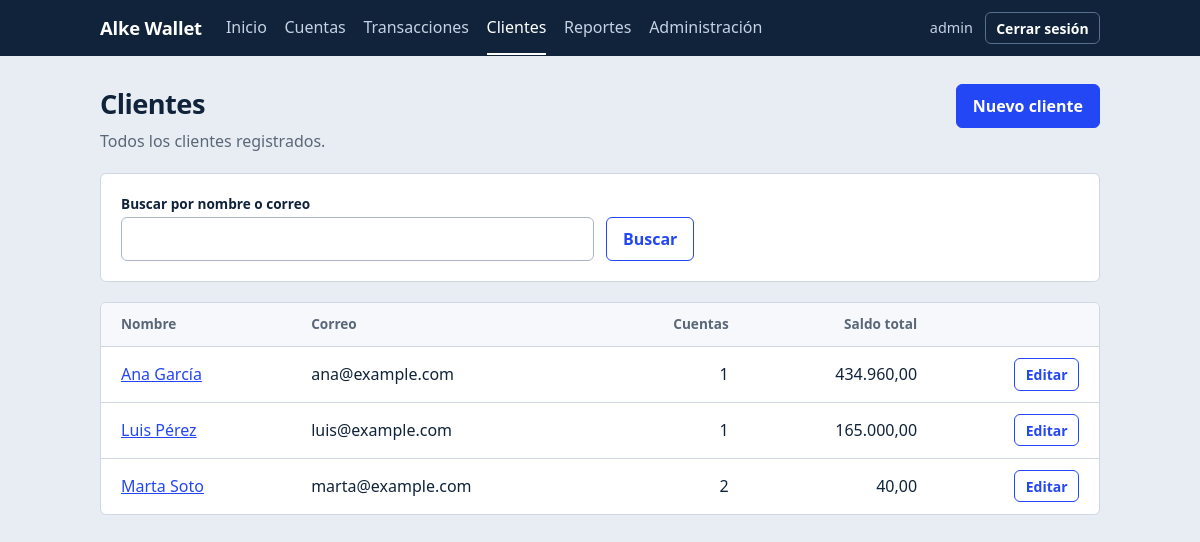
The app's page /clientes/ (signed in) with its own data.
### gestion/models.py (models this page shows, shortened)
class Cliente(models.Model):
    usuario = models.OneToOneField(
        settings.AUTH_USER_MODEL,
        on_delete=models.SET_NULL,
        null=True,
        blank=True,
        related_name="cliente",
    )
    nombre = models.CharField(max_length=100)
    email = models.EmailField(unique=True)
    telefono = models.CharField(
        max_length=20, blank=True, null=True, validators=[validador_telefono]
    )
    favoritos = models.ManyToManyField(
        "self", symmetrical=False, blank=True, related_name="favorito_de"
    )
    fecha_registro = models.DateTimeField(auto_now_add=True)
    class Meta:
        ordering = ["nombre"]
    def get_absolute_url(self):
        return reverse("gestion:cliente_detalle", args=[self.pk])

### gestion/views.py (the view)
# urls.py: path("clientes/", views.ClienteListView.as_view(), name="cliente_lista"),
class ClienteListView(LoginRequiredMixin, ListView):
    template_name = "gestion/cliente_list.html"
    context_object_name = "clientes"
    paginate_by = 10
    def get_queryset(self):
        qs = consultas.clientes_con_resumen(consultas.clientes_visibles(self.request.user))
        q = self.request.GET.get("q", "").strip()
        if q:
            qs = qs.filter(Q(nombre__icontains=q) | Q(email__icontains=q))
        return qs.order_by("nombre")

### gestion/consultas.py (called while the page is built)
def clientes_visibles(user):
    qs = Cliente.objects.all()
    return qs if user.is_staff else qs.filter(usuario=user)

def clientes_con_resumen(qs=None):
    qs = Cliente.objects.all() if qs is None else qs
    return qs.annotate(
        num_cuentas=Count("cuentas", distinct=True),
        saldo_total=Coalesce(Sum("cuentas__saldo"), CERO),
    )

### templates/gestion/cliente_list.html (shortened to what this page needs)
{% extends "base.html" %}
{% block contenido %}
<div class="cabecera">
  <div><h1>Clientes</h1><p class="sub">{% if user.is_staff %}Todos los clientes registrados.{% else %}Tu perfil de cliente.{% endif %}</p></div>
  {% if user.is_staff %}<a class="btn" href="{% url 'gestion:cliente_crear' %}">Nuevo cliente</a>{% endif %}
</div>
{% if user.is_staff %}
<form method="get" class="panel filtros" role="search">
  <div><label for="q">Buscar por nombre o correo</label><input id="q" name="q" type="text" value="{{ request.GET.q }}"></div>
  <div><button class="btn btn--sec" type="submit">Buscar</button></div>
</form>
{% endif %}
<div class="panel panel--tabla">
  {% if clientes %}
  <table>
    <thead><tr><th>Nombre</th><th>Correo</th><th class="der">Cuentas</th><th class="der">Saldo total</th><th></th></tr></thead>
    <tbody>
    {% for c in clientes %}
      <tr>
        <td><a href="{{ c.get_absolute_url }}">{{ c.nombre }}</a></td>
        <td>{{ c.email }}</td>
        <td class="der num">{{ c.num_cuentas }}</td>
        <td class="der num">{{ c.saldo_total|floatformat:"2g" }}</td>
        <td class="der"><a class="btn btn--sec btn--chico" href="{% url 'gestion:cliente_editar' c.pk %}">Editar</a></td>
      </tr>
    {% endfor %}
    </tbody>
  </table>
  {% else %}<p class="vacio">No hay clientes para mostrar.</p>{% endif %}
</div>
{% endblock %}

### templates/base.html (shortened to what this page needs)
{% load static %}<!DOCTYPE html>
<html lang="es">
<head>
  <link rel="stylesheet" href="{% static 'css/alke.css' %}">
</head>
<body>
  <header class="barra">
    <div class="barra__interior">
      <a class="marca" href="{% url 'gestion:inicio' %}">Alke Wallet</a>
      {% if user.is_authenticated %}
      {% with ruta=request.resolver_match.url_name %}
      <nav aria-label="Principal">
        <a href="{% url 'gestion:inicio' %}" {% if ruta == 'inicio' %}aria-current="page"{% endif %}>Inicio</a>
        <a href="{% url 'gestion:cuenta_lista' %}" {% if 'cuenta' in ruta %}aria-current="page"{% endif %}>Cuentas</a>
        <a href="{% url 'gestion:transaccion_lista' %}" {% if 'transaccion' in ruta %}aria-current="page"{% endif %}>Transacciones</a>
        <a href="{% url 'gestion:cliente_lista' %}" {% if 'cliente' in ruta %}aria-current="page"{% endif %}>Clientes</a>
        {% if user.is_staff %}
        <a href="{% url 'gestion:reportes' %}" {% if ruta == 'reportes' %}aria-current="page"{% endif %}>Reportes</a>
        <a href="{% url 'admin:index' %}">Administración</a>
        {% endif %}
      </nav>
      {% endwith %}
      <div class="barra__usuario">
        <span>{{ user.get_username }}</span>
        <form method="post" action="{% url 'logout' %}">
          <button class="btn btn--chico btn--fantasma" type="submit">Cerrar sesión</button>
        </form>
      </div>
      {% endif %}
    </div>
  </header>
  <main>
    {% block contenido %}{% endblock %}
  </main>
</body>
</html>

### static/css/alke.css (style rules this page uses)
:root { --tinta: #10233a; --lienzo: #e8edf3; --papel: #ffffff; --cobalto: #2447f5; --cobalto-oscuro: #1a35c2; --apagado: #5a6778; --linea: #cfd7e2; --positivo: #0e7f57; --negativo: #b8352b; --aviso: #fff4d6; --radio: 6px; --fuente: ui-sans-serif, "Segoe UI", Roboto, "Helvetica Neue", Arial, sans-serif; }
* { box-sizing: border-box; }
html { font-size: 16px; }
body { margin: 0; font-family: var(--fuente); color: var(--tinta); background: var(--lienzo); line-height: 1.5; }
a { color: var(--cobalto); }
.num { font-variant-numeric: tabular-nums; }
.barra { background: var(--tinta); color: #fff; }
.barra__interior { max-width: 1040px; margin: 0 auto; padding: 0 1.25rem; display: flex; align-items: center; gap: 1.5rem; flex-wrap: wrap; min-height: 56px; }
.marca { font-weight: 700; font-size: 1.15rem; color: #fff; text-decoration: none; letter-spacing: -0.01em; }
.barra nav { display: flex; gap: 1.1rem; flex-wrap: wrap; flex: 1; }
.barra nav a { color: #c6d2e3; text-decoration: none; padding: 0.9rem 0; border-bottom: 2px solid transparent; }
.barra nav a:hover, .barra nav a[aria-current="page"] { color: #fff; border-bottom-color: #fff; }
.barra__usuario { display: flex; align-items: center; gap: 0.75rem; font-size: 0.9rem; color: #c6d2e3; }
.barra__usuario form { margin: 0; }
main { max-width: 1040px; margin: 0 auto; padding: 1.75rem 1.25rem 3rem; }
h1 { font-size: 1.7rem; margin: 0 0 0.25rem; letter-spacing: -0.02em; }
.sub { color: var(--apagado); margin: 0 0 1.5rem; }
.cabecera { display: flex; justify-content: space-between; align-items: flex-start; gap: 1rem; flex-wrap: wrap; margin-bottom: 1.25rem; }
.cabecera .sub { margin-bottom: 0; }
.panel { background: var(--papel); border: 1px solid var(--linea); border-radius: var(--radio); padding: 1.25rem; margin-bottom: 1.25rem; }
.panel--tabla { padding: 0; overflow-x: auto; }
table { width: 100%; border-collapse: collapse; }
th, td { text-align: left; padding: 0.7rem 1.25rem; border-bottom: 1px solid var(--linea); vertical-align: middle; }
th { font-weight: 600; color: var(--apagado); font-size: 0.85rem; background: #f6f8fb; }
tbody tr:last-child td { border-bottom: none; }
td.der, th.der { text-align: right; }
.btn { display: inline-block; font: inherit; font-weight: 600; cursor: pointer; text-decoration: none; padding: 0.55rem 1rem; border-radius: var(--radio); border: 1px solid var(--cobalto); background: var(--cobalto); color: #fff; }
.btn--sec { background: var(--papel); color: var(--cobalto); }
.btn--chico { padding: 0.3rem 0.65rem; font-size: 0.875rem; }
.btn--fantasma { background: transparent; color: #fff; border-color: #56708f; }
.campo input[type=text], .campo input[type=email], .campo input[type=password], .campo input[type=number], .campo input[type=date], .campo select, .campo textarea, .filtros input, .filtros select { width: 100%; font: inherit; padding: 0.55rem 0.7rem; border: 1px solid #a9b6c7; border-radius: var(--radio); background: #fff; color: var(--tinta); }
.filtros { display: grid; grid-template-columns: repeat(auto-fit, minmax(150px, 1fr)); gap: 0.75rem; align-items: end; }
.filtros label { display: block; font-size: 0.85rem; font-weight: 600; margin-bottom: 0.2rem; }

### records on screen
Cliente: nombre "Ana García", email "ana@example.com", num_cuentas "1", saldo_total "434.960,00"
Cliente: nombre "Luis Pérez", email "luis@example.com", num_cuentas "1", saldo_total "165.000,00"
Cliente: nombre "Marta Soto", email "marta@example.com", num_cuentas "2", saldo_total "40,00"

### other values on screen
{{ user.get_username }} "admin"
